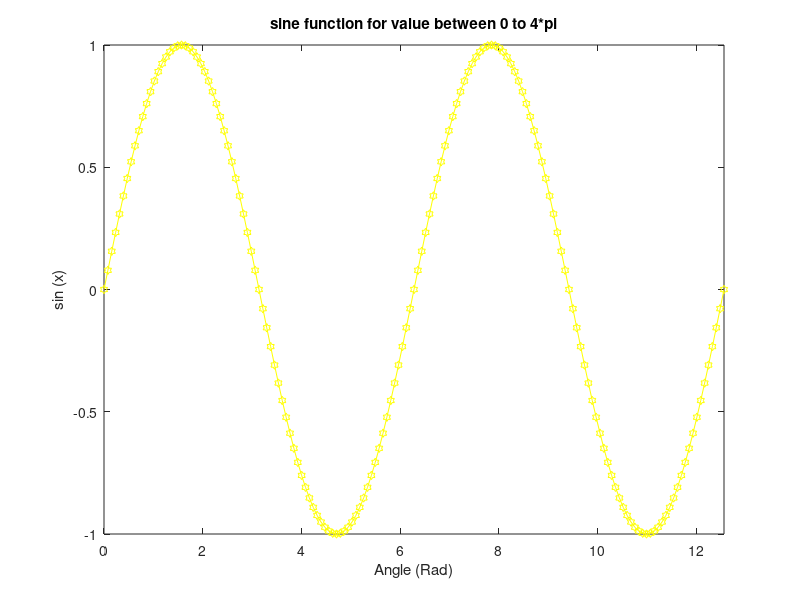

Reproduce this figure in MATLAB.
% plot example with c-cyant -.:dash dot line,s-square data marker
x= 0 :pi/40:4*pi;
plot(x,sin(x),'c-.s')

%% plot with magenta dotted line with left triangle marker
plot(x,sin(x),'y-h')
xlabel('Angle (Rad)')
ylabel('sin (x)')
title('sine function for value between 0 to 4*pi')
axis([-1 16 -2 2])
axis tight